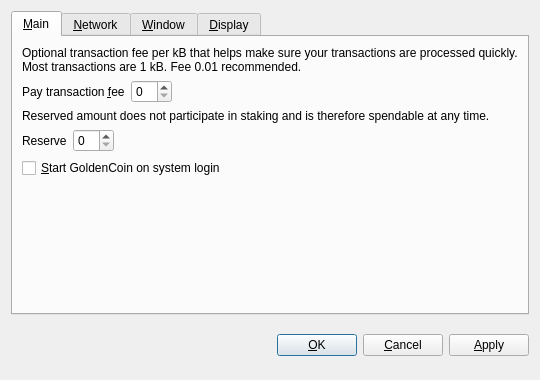
<?xml version="1.0" encoding="UTF-8"?>
<ui version="4.0">
 <class>OptionsDialog</class>
 <widget class="QDialog" name="OptionsDialog">
  <property name="geometry">
   <rect>
    <x>0</x>
    <y>0</y>
    <width>540</width>
    <height>380</height>
   </rect>
  </property>
  <property name="windowTitle">
   <string>Options</string>
  </property>
  <property name="modal">
   <bool>true</bool>
  </property>
  <layout class="QVBoxLayout" name="verticalLayout">
   <item>
    <widget class="QTabWidget" name="tabWidget">
     <property name="tabPosition">
      <enum>QTabWidget::North</enum>
     </property>
     <property name="currentIndex">
      <number>0</number>
     </property>
     <widget class="QWidget" name="tabMain">
      <attribute name="title">
       <string>&amp;Main</string>
      </attribute>
      <layout class="QVBoxLayout" name="verticalLayout_Main">
       <item>
        <widget class="QLabel" name="transactionFeeInfoLabel">
         <property name="text">
          <string>Optional transaction fee per kB that helps make sure your transactions are processed quickly. Most transactions are 1 kB. Fee 0.01 recommended.</string>
         </property>
         <property name="textFormat">
          <enum>Qt::PlainText</enum>
         </property>
         <property name="wordWrap">
          <bool>true</bool>
         </property>
        </widget>
       </item>
       <item>
        <layout class="QHBoxLayout" name="horizontalLayoutFee">
         <item>
          <widget class="QLabel" name="transactionFeeLabel">
           <property name="text">
            <string>Pay transaction &amp;fee</string>
           </property>
           <property name="textFormat">
            <enum>Qt::PlainText</enum>
           </property>
           <property name="buddy">
            <cstring>transactionFee</cstring>
           </property>
          </widget>
         </item>
         <item>
          <widget class="BitcoinAmountField" name="transactionFee"/>
         </item>
         <item>
          <spacer name="horizontalSpacerFee">
           <property name="orientation">
            <enum>Qt::Horizontal</enum>
           </property>
           <property name="sizeHint" stdset="0">
            <size>
             <width>40</width>
             <height>20</height>
            </size>
           </property>
          </spacer>
         </item>
        </layout>
       </item>
       <item>
        <widget class="QLabel" name="reserveBalanceInfoLabel">
         <property name="text">
          <string>Reserved amount does not participate in staking and is therefore spendable at any time.</string>
         </property>
         <property name="textFormat">
          <enum>Qt::PlainText</enum>
         </property>
         <property name="wordWrap">
          <bool>true</bool>
         </property>
        </widget>
       </item>
       <item>
        <layout class="QHBoxLayout" name="horizontalLayoutReserveBalance">
         <item>
          <widget class="QLabel" name="reserveBalanceLabel">
           <property name="text">
            <string>Reserve</string>
           </property>
           <property name="textFormat">
            <enum>Qt::PlainText</enum>
           </property>
           <property name="buddy">
            <cstring>reserveBalance</cstring>
           </property>
          </widget>
         </item>
         <item>
          <widget class="BitcoinAmountField" name="reserveBalance"/>
         </item>
         <item>
          <spacer name="horizontalSpacerReserveBalance">
           <property name="orientation">
            <enum>Qt::Horizontal</enum>
           </property>
           <property name="sizeHint" stdset="0">
            <size>
             <width>40</width>
             <height>20</height>
            </size>
           </property>
          </spacer>
         </item>
        </layout>
       </item>
       <item>
        <widget class="QCheckBox" name="bitcoinAtStartup">
         <property name="toolTip">
          <string>Automatically start GoldenCoin after logging in to the system.</string>
         </property>
         <property name="text">
          <string>&amp;Start GoldenCoin on system login</string>
         </property>
        </widget>
       </item>
       <item>
        <spacer name="verticalSpacer_Main">
         <property name="orientation">
          <enum>Qt::Vertical</enum>
         </property>
         <property name="sizeHint" stdset="0">
          <size>
           <width>20</width>
           <height>40</height>
          </size>
         </property>
        </spacer>
       </item>
      </layout>
     </widget>
     <widget class="QWidget" name="tabNetwork">
      <attribute name="title">
       <string>&amp;Network</string>
      </attribute>
      <layout class="QVBoxLayout" name="verticalLayout_Network">
       <item>
        <widget class="QCheckBox" name="mapPortUpnp">
         <property name="toolTip">
          <string>Automatically open the GoldenCoin client port on the router. This only works when your router supports UPnP and it is enabled.</string>
         </property>
         <property name="text">
          <string>Map port using &amp;UPnP</string>
         </property>
        </widget>
       </item>
       <item>
        <widget class="QCheckBox" name="connectSocks">
         <property name="toolTip">
          <string>Connect to the GoldenCoin network through a SOCKS proxy (e.g. when connecting through Tor).</string>
         </property>
         <property name="text">
          <string>&amp;Connect through SOCKS proxy:</string>
         </property>
        </widget>
       </item>
       <item>
        <layout class="QHBoxLayout" name="horizontalLayout_Network">
         <item>
          <widget class="QLabel" name="proxyIpLabel">
           <property name="text">
            <string>Proxy &amp;IP:</string>
           </property>
           <property name="textFormat">
            <enum>Qt::PlainText</enum>
           </property>
           <property name="buddy">
            <cstring>proxyIp</cstring>
           </property>
          </widget>
         </item>
         <item>
          <widget class="QValidatedLineEdit" name="proxyIp">
           <property name="maximumSize">
            <size>
             <width>140</width>
             <height>16777215</height>
            </size>
           </property>
           <property name="toolTip">
            <string>IP address of the proxy (e.g. 127.0.0.1)</string>
           </property>
          </widget>
         </item>
         <item>
          <widget class="QLabel" name="proxyPortLabel">
           <property name="text">
            <string>&amp;Port:</string>
           </property>
           <property name="textFormat">
            <enum>Qt::PlainText</enum>
           </property>
           <property name="buddy">
            <cstring>proxyPort</cstring>
           </property>
          </widget>
         </item>
         <item>
          <widget class="QLineEdit" name="proxyPort">
           <property name="maximumSize">
            <size>
             <width>55</width>
             <height>16777215</height>
            </size>
           </property>
           <property name="toolTip">
            <string>Port of the proxy (e.g. 9050)</string>
           </property>
          </widget>
         </item>
         <item>
          <widget class="QLabel" name="socksVersionLabel">
           <property name="text">
            <string>SOCKS &amp;Version:</string>
           </property>
           <property name="textFormat">
            <enum>Qt::PlainText</enum>
           </property>
           <property name="buddy">
            <cstring>socksVersion</cstring>
           </property>
          </widget>
         </item>
         <item>
          <widget class="QValueComboBox" name="socksVersion">
           <property name="toolTip">
            <string>SOCKS version of the proxy (e.g. 5)</string>
           </property>
          </widget>
         </item>
         <item>
          <spacer name="horizontalSpacer_Network">
           <property name="orientation">
            <enum>Qt::Horizontal</enum>
           </property>
           <property name="sizeHint" stdset="0">
            <size>
             <width>40</width>
             <height>20</height>
            </size>
           </property>
          </spacer>
         </item>
        </layout>
       </item>
       <item>
        <spacer name="verticalSpacer_Network">
         <property name="orientation">
          <enum>Qt::Vertical</enum>
         </property>
         <property name="sizeHint" stdset="0">
          <size>
           <width>20</width>
           <height>40</height>
          </size>
         </property>
        </spacer>
       </item>
      </layout>
     </widget>
     <widget class="QWidget" name="tabWindow">
      <attribute name="title">
       <string>&amp;Window</string>
      </attribute>
      <layout class="QVBoxLayout" name="verticalLayout_Window">
       <item>
        <widget class="QCheckBox" name="minimizeToTray">
         <property name="toolTip">
          <string>Show only a tray icon after minimizing the window.</string>
         </property>
         <property name="text">
          <string>&amp;Minimize to the tray instead of the taskbar</string>
         </property>
        </widget>
       </item>
       <item>
        <widget class="QCheckBox" name="minimizeOnClose">
         <property name="toolTip">
          <string>Minimize instead of exit the application when the window is closed. When this option is enabled, the application will be closed only after selecting Quit in the menu.</string>
         </property>
         <property name="text">
          <string>M&amp;inimize on close</string>
         </property>
        </widget>
       </item>
       <item>
        <spacer name="verticalSpacer_Window">
         <property name="orientation">
          <enum>Qt::Vertical</enum>
         </property>
         <property name="sizeHint" stdset="0">
          <size>
           <width>20</width>
           <height>40</height>
          </size>
         </property>
        </spacer>
       </item>
      </layout>
     </widget>
     <widget class="QWidget" name="tabDisplay">
      <attribute name="title">
       <string>&amp;Display</string>
      </attribute>
      <layout class="QVBoxLayout" name="verticalLayout_Display">
       <item>
        <layout class="QHBoxLayout" name="horizontalLayout_1_Display">
         <item>
          <widget class="QLabel" name="langLabel">
           <property name="text">
            <string>User Interface &amp;language:</string>
           </property>
           <property name="textFormat">
            <enum>Qt::PlainText</enum>
           </property>
           <property name="buddy">
            <cstring>lang</cstring>
           </property>
          </widget>
         </item>
         <item>
          <widget class="QValueComboBox" name="lang">
           <property name="toolTip">
            <string>The user interface language can be set here. This setting will take effect after restarting GoldenCoin.</string>
           </property>
          </widget>
         </item>
        </layout>
       </item>
       <item>
        <layout class="QHBoxLayout" name="horizontalLayout_2_Display">
         <item>
          <widget class="QLabel" name="unitLabel">
           <property name="text">
            <string>&amp;Unit to show amounts in:</string>
           </property>
           <property name="textFormat">
            <enum>Qt::PlainText</enum>
           </property>
           <property name="buddy">
            <cstring>unit</cstring>
           </property>
          </widget>
         </item>
         <item>
          <widget class="QValueComboBox" name="unit">
           <property name="toolTip">
            <string>Choose the default subdivision unit to show in the interface and when sending coins.</string>
           </property>
          </widget>
         </item>
        </layout>
       </item>
       <item>
        <widget class="QCheckBox" name="displayAddresses">
         <property name="toolTip">
          <string>Whether to show GoldenCoin addresses in the transaction list or not.</string>
         </property>
         <property name="text">
          <string>&amp;Display addresses in transaction list</string>
         </property>
        </widget>
       </item>
       <item>
        <widget class="QCheckBox" name="coinControlFeatures">
         <property name="toolTip">
          <string>Whether to show coin control features or not.</string>
         </property>
         <property name="text">
          <string>Display coin &amp;control features (experts only!)</string>
         </property>
        </widget>
       </item>
       <item>
        <spacer name="verticalSpacer_Display">
         <property name="orientation">
          <enum>Qt::Vertical</enum>
         </property>
         <property name="sizeHint" stdset="0">
          <size>
           <width>20</width>
           <height>40</height>
          </size>
         </property>
        </spacer>
       </item>
      </layout>
     </widget>
    </widget>
   </item>
   <item>
    <layout class="QHBoxLayout" name="horizontalLayout_Buttons">
     <item>
      <spacer name="horizontalSpacer_1">
       <property name="orientation">
        <enum>Qt::Horizontal</enum>
       </property>
       <property name="sizeHint" stdset="0">
        <size>
         <width>40</width>
         <height>48</height>
        </size>
       </property>
      </spacer>
     </item>
     <item>
      <widget class="QLabel" name="statusLabel">
       <property name="font">
        <font>
         <weight>75</weight>
         <bold>true</bold>
        </font>
       </property>
       <property name="text">
        <string/>
       </property>
       <property name="textFormat">
        <enum>Qt::PlainText</enum>
       </property>
       <property name="wordWrap">
        <bool>true</bool>
       </property>
      </widget>
     </item>
     <item>
      <spacer name="horizontalSpacer_2">
       <property name="orientation">
        <enum>Qt::Horizontal</enum>
       </property>
       <property name="sizeHint" stdset="0">
        <size>
         <width>40</width>
         <height>48</height>
        </size>
       </property>
      </spacer>
     </item>
     <item>
      <widget class="QPushButton" name="okButton">
       <property name="text">
        <string>&amp;OK</string>
       </property>
      </widget>
     </item>
     <item>
      <widget class="QPushButton" name="cancelButton">
       <property name="text">
        <string>&amp;Cancel</string>
       </property>
       <property name="autoDefault">
        <bool>false</bool>
       </property>
      </widget>
     </item>
     <item>
      <widget class="QPushButton" name="applyButton">
       <property name="text">
        <string>&amp;Apply</string>
       </property>
       <property name="autoDefault">
        <bool>false</bool>
       </property>
      </widget>
     </item>
    </layout>
   </item>
  </layout>
 </widget>
 <customwidgets>
  <customwidget>
   <class>BitcoinAmountField</class>
   <extends>QSpinBox</extends>
   <header>bitcoinamountfield.h</header>
  </customwidget>
  <customwidget>
   <class>QValueComboBox</class>
   <extends>QComboBox</extends>
   <header>qvaluecombobox.h</header>
  </customwidget>
  <customwidget>
   <class>QValidatedLineEdit</class>
   <extends>QLineEdit</extends>
   <header>qvalidatedlineedit.h</header>
  </customwidget>
 </customwidgets>
 <resources/>
 <connections/>
</ui>
